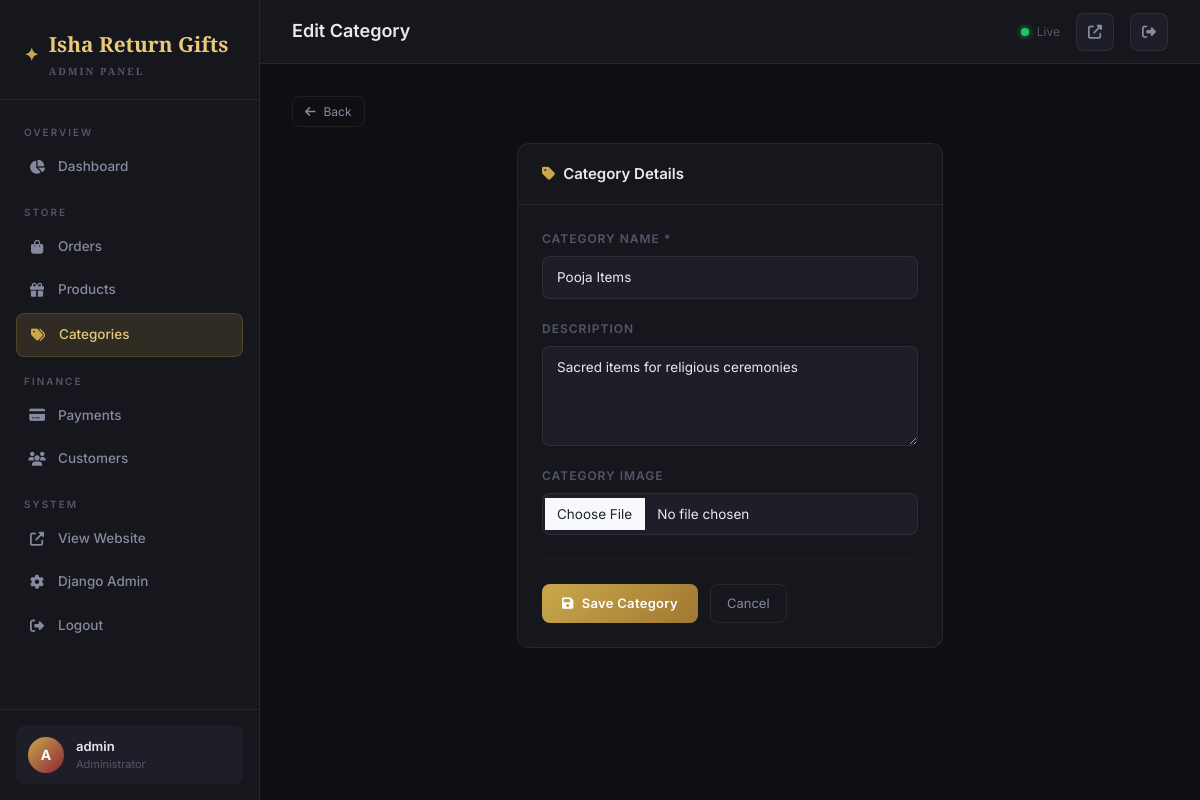
Screenshot of /dashboard/categories/2/edit/ (signed in) with the database file from the repository.
### products/models.py (models this page shows, shortened)
class Category(models.Model):
    name = models.CharField(max_length=200)
    slug = models.SlugField(unique=True)
    image = models.ImageField(upload_to='categories/', blank=True, null=True)
    description = models.TextField(blank=True)
    created_at = models.DateTimeField(auto_now_add=True)
    class Meta:
        verbose_name_plural = 'Categories'
        ordering = ['name']

### dashboard/views.py (the view, shortened to what this page needs)
# urls.py: path('categories/<int:cat_id>/edit/', views.category_edit, name='dashboard_category_edit'),
@login_required(login_url='/dashboard/login/')
@user_passes_test(is_admin, login_url='/dashboard/login/')
def category_edit(request, cat_id):
    category = get_object_or_404(Category, id=cat_id)
    return render(request, 'dashboard/category_form.html', {'category': category, 'action': 'Edit'})

### dashboard/views.py (called while the page is built)
def is_admin(user):
    return user.is_authenticated and user.is_staff

### products/context_processors.py (called while the page is built)
def cart_count(request):
    count = 0
    if request.session.session_key:
        try:
            cart = Cart.objects.get(session_key=request.session.session_key)
            count = cart.get_item_count()
        except Cart.DoesNotExist:
            pass
    return {'cart_count': count}

### templates/dashboard/category_form.html (shortened to what this page needs)
{% extends 'dashboard/base.html' %}
{% block nav_categories %}active{% endblock %}
{% block page_title %}{{ action }} Category{% endblock %}
{% block content %}
<div class="mb-3">
    <a href="{% url 'dashboard_categories' %}" class="btn-outline btn-sm"><i class="fas fa-arrow-left"></i> Back</a>
</div>
<div class="row justify-content-center">
    <div class="col-lg-6">
        <div class="dash-card">
            <div class="dash-card-header">
                <span class="dash-card-title"><i class="fas fa-tag text-gold me-2"></i>Category Details</span>
            </div>
            <div class="dash-card-body">
                <form method="POST" enctype="multipart/form-data">
                    <div class="form-group">
                        <label class="form-label">Category Name *</label>
                        <input type="text" name="name" class="form-control" required value="{{ category.name|default:'' }}" placeholder="e.g. Wedding Return Gifts">
                    </div>
                    <div class="form-group">
                        <label class="form-label">Description</label>
                        <textarea name="description" class="form-control" rows="3" placeholder="Brief description...">{{ category.description|default:'' }}</textarea>
                    </div>
                    <div class="form-group">
                        <label class="form-label">Category Image</label>
                        <input type="file" name="image" class="form-control" accept="image/*">
                    </div>
                    <hr class="divider">
                    <div style="display:flex;gap:12px;">
                        <button type="submit" class="btn-gold"><i class="fas fa-save"></i> Save Category</button>
                        <a href="{% url 'dashboard_categories' %}" class="btn-outline">Cancel</a>
                    </div>
                </form>
            </div>
        </div>
    </div>
</div>
{% endblock %}

### templates/dashboard/base.html (shortened to what this page needs)
{% load static %}
<!DOCTYPE html>
<html lang="en">
<head>
    <link rel="stylesheet" href="https://cdnjs.cloudflare.com/ajax/libs/font-awesome/6.5.0/css/all.min.css">
    <link rel="stylesheet" href="https://cdn.jsdelivr.net/npm/bootstrap@5.3.2/dist/css/bootstrap.min.css">
</head>
<body>
<aside class="sidebar" id="sidebar">
    <div class="sidebar-brand">
        <div class="brand-logo">
            <span class="icon">✦</span>
            <div>
                <div>Isha Return Gifts</div>
                <div class="brand-sub">Admin Panel</div>
            </div>
        </div>
    </div>
    <nav class="sidebar-nav">
        <div class="nav-section">
            <div class="nav-section-label">Overview</div>
            <a href="{% url 'dashboard_home' %}" class="nav-item {% block nav_home %}{% endblock %}">
                <i class="fas fa-chart-pie"></i> Dashboard
            </a>
        </div>
        <div class="nav-section">
            <div class="nav-section-label">Store</div>
            <a href="{% url 'dashboard_orders' %}" class="nav-item {% block nav_orders %}{% endblock %}">
                <i class="fas fa-shopping-bag"></i> Orders
            </a>
            <a href="{% url 'dashboard_products' %}" class="nav-item {% block nav_products %}{% endblock %}">
                <i class="fas fa-gift"></i> Products
            </a>
            <a href="{% url 'dashboard_categories' %}" class="nav-item {% block nav_categories %}{% endblock %}">
                <i class="fas fa-tags"></i> Categories
            </a>
        </div>
        <div class="nav-section">
            <div class="nav-section-label">Finance</div>
            <a href="{% url 'dashboard_payments' %}" class="nav-item {% block nav_payments %}{% endblock %}">
                <i class="fas fa-credit-card"></i> Payments
            </a>
            <a href="{% url 'dashboard_customers' %}" class="nav-item {% block nav_customers %}{% endblock %}">
                <i class="fas fa-users"></i> Customers
            </a>
        </div>
        <div class="nav-section">
            <div class="nav-section-label">System</div>
            <a href="{% url 'home' %}" class="nav-item" target="_blank">
                <i class="fas fa-external-link-alt"></i> View Website
            </a>
            <a href="/admin/" class="nav-item" target="_blank">
                <i class="fas fa-cog"></i> Django Admin
            </a>
            <a href="{% url 'dashboard_logout' %}" class="nav-item">
                <i class="fas fa-sign-out-alt"></i> Logout
            </a>
        </div>
    </nav>
    <div class="sidebar-footer">
        <div class="admin-profile">
            <div class="admin-avatar">{{ request.user.username|first|upper }}</div>
            <div>
                <div class="admin-name">{{ request.user.get_full_name|default:request.user.username }}</div>
                <div class="admin-role">Administrator</div>
            </div>
        </div>
    </div>
</aside>
<div class="main-content">
    <header class="topbar">
        <div style="display:flex;align-items:center;gap:16px;">
            <div class="topbar-title">
                {% block page_title %}Dashboard{% endblock %}
            </div>
        </div>
        <div class="topbar-right">
            <div class="live-dot">Live</div>
            <a href="{% url 'home' %}" class="topbar-btn" title="View Website" target="_blank">
                <i class="fas fa-external-link-alt"></i>
            </a>
            <a href="{% url 'dashboard_logout' %}" class="topbar-btn" title="Logout">
                <i class="fas fa-sign-out-alt"></i>
            </a>
        </div>
    </header>
    <main class="page-content">
        {% block content %}{% endblock %}
    </main>
</div>
</body>
</html>

### rows the page displays
Category: name "Pooja Items", description "Sacred items for religious ceremonies"

### other values shown
{{ request.user.username|first|upper }} "A"
{{ request.user.get_full_name|default:request.user.username }} "admin"
{{ action }} "Edit"
